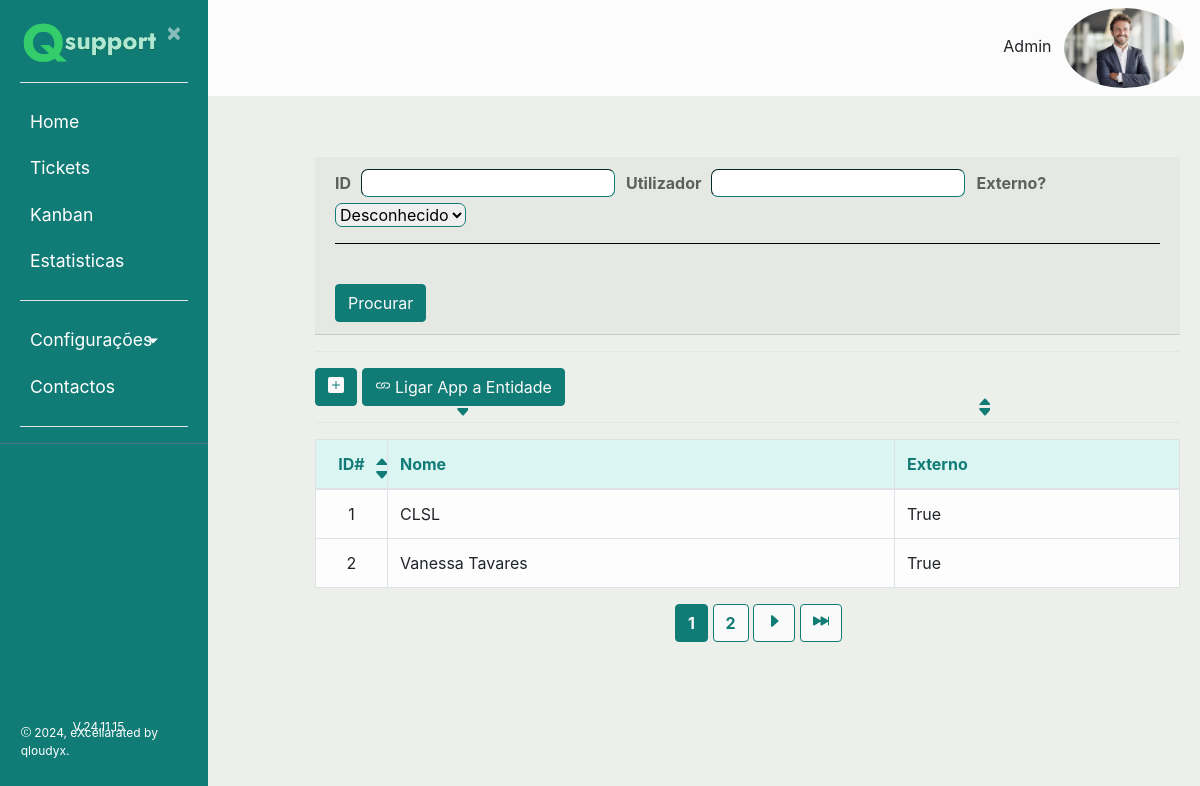
Screenshot of /listaentidades/ (signed in) with the database file from the repository.
### ticket/models.py (models this page shows, shortened)
class Usuarios(AbstractBaseUser):
    uuid = models.UUIDField(default = uuid.uuid4)
    nome = models.CharField(max_length=100, unique=True,verbose_name='Utilizador')
    email = models.EmailField(verbose_name='E-mail')
    foto = models.ImageField(null=True, blank=True, upload_to='users/uploads/fotos',verbose_name='Foto')
    descricao = models.CharField(max_length=250, null=True)
    EscolhasRole = {
    ("Interno", "Interno"),
    ("Operador", "Operador"),
    ("Cliente", "Cliente"),
    }
    role = models.CharField(max_length=50,choices= EscolhasRole ,verbose_name='Cargo')
    entidade = models.ManyToManyField(Entidades, verbose_name='Entidades')
    telefone = PhoneNumberField(null=True, blank=False, unique=True, verbose_name='Telefone')
    date_of_birth = models.DateField(verbose_name='Data de Nascimento')
    is_active = models.BooleanField(default=True, verbose_name='Ativo?')
    is_admin = models.BooleanField(default=False, verbose_name='Admin?')
    objects = MyUserManager()
    USERNAME_FIELD = 'nome'
    REQUIRED_FIELDS = ['date_of_birth','email']
    def nomes_entidade(self):
            return ', '.join([a.nome for a in self.entidade.all()])
    nomes_entidade.short_description = "Entidades"

class Entidades(models.Model):
    nome = models.CharField(max_length=100)
    externo = models.BooleanField(default=False)

### ticket/views.py (the view)
# urls.py: path('listaentidades/', ticket_views.lista_entidades, name ='listaentidades'),#lista de entididades
def lista_entidades(request):
    entidade = Entidades.objects.all()
    ordem = request.GET.get('ordem')
    if (ordem == "1"):
        entidade = entidade.order_by("id")
    if (ordem == "2"):
        entidade = entidade.order_by("-id")
    if (ordem == "3"):
        entidade = entidade.order_by("nome")
    if (ordem == "4"):
        entidade = entidade.order_by("-nome")
    if (ordem == "5"):
        entidade = entidade.order_by("externo")
    if (ordem == "6"):
        entidade = entidade.order_by("-externo")
    entfiltro = EntidadesFilter(request.GET, entidade)
    total_resultados = entfiltro.qs.count()
    paginator = Paginator(entfiltro.qs,2)
    page_number = request.GET.get("page")
    page_obj = paginator.get_page(page_number)
    return render (request,'ticket/listaentidades.html', {'entidade': entfiltro.qs, 'total':total_resultados, 'filter':entfiltro, 'page_obj':page_obj,
                   'paginator':paginator,})

### ticket/templates/ticket/listaentidades.html (shortened to what this page needs)
{% extends "ticket/base.html" %}
{% block content %}
<body>
    <div class="card-header">
        <form method="get">
            <label id="labelA">ID</label>
            {{ filter.form.id}}
            <label id="labelA">Utilizador</label>
            {{ filter.form.nome}}
            <label id="labelA">Externo?</label>
            {{ filter.form.externo}}
            <br>
              <hr style="background-color:black"></hr>
            <br>
            <button type="submit" class="btn btn-primary">Procurar</button>
        </form>
        </div>
    <hr>
    <button type="button" class="btn btn-primary"><a href="{% url 'criar_entidades' %}">
        <svg xmlns="http://www.w3.org/2000/svg" width="16" height="16" fill="currentColor" class="bi bi-plus-square-fill" viewBox="0 0 16 16">
            <path d="M2 0a2 2 0 0 0-2 2v12a2 2 0 0 0 2 2h12a2 2 0 0 0 2-2V2a2 2 0 0 0-2-2zm6.5 4.5v3h3a.5.5 0 0 1 0 1h-3v3a.5.5 0 0 1-1 0v-3h-3a.5.5 0 0 1 0-1h3v-3a.5.5 0 0 1 1 0"/>
        </svg>
    </a></button>
    <button type="button" class="btn btn-primary"><a href="{% url 'associar_entid_app' %}">
         Ligar App a Entidade
    </a></button>
    <hr>
    <table class="table table-bordered table-light">
        <thead style="color:#117B76; background-color:#dbf5f3">
            <tr>
                <th style="text-align:center" class="col-2 col-sm-1">ID#
                    <a style="position:absolute;padding-left:9px;top:15%" href="{{ request.get_full_path }}?&ordem=1">
                      <svg xmlns="http://www.w3.org/2000/svg" width="13" height="13" fill="currentColor" class="bi bi-caret-up-fill" viewBox="0 0 13 9">
                      <path d="m7.247 4.86-4.796 5.481c-.566.647-.106 1.659.753 1.659h9.592a1 1 0 0 0 .753-1.659l-4.796-5.48a1 1 0 0 0-1.506 0z"/>
                      </svg>
                    </a>
                    <a style="position:absolute;padding-left:9px;top:45%" href="{{ request.get_full_path }}?&ordem=2">
                      <svg xmlns="http://www.w3.org/2000/svg" width="13" height="13" fill="currentColor" class="bi bi-caret-down-fill" viewBox="0 0 13 13">
                      <path d="M7.247 11.14 2.451 5.658C1.885 5.013 2.345 4 3.204 4h9.592a1 1 0 0 1 .753 1.659l-4.796 5.48a1 1 0 0 1-1.506 0z"/>
                      </svg>
                    </a>
                </th>
                <th>Nome
                    <a id="setacima" href="{{ request.get_full_path }}&ordem=3">
                        <svg xmlns="http://www.w3.org/2000/svg" width="13" height="13" fill="currentColor" class="bi bi-caret-up-fill" viewBox="0 0 13 9">
                        <path d="m7.247 4.86-4.796 5.481c-.566.647-.106 1.659.753 1.659h9.592a1 1 0 0 0 .753-1.659l-4.796-5.48a1 1 0 0 0-1.506 0z"/>
                        </svg>
                      </a>
                      <a id="setabaixo" href="{{ request.get_full_path }}&ordem=4">
                        <svg xmlns="http://www.w3.org/2000/svg" width="13" height="13" fill="currentColor" class="bi bi-caret-down-fill" viewBox="0 0 13 13">
                        <path d="M7.247 11.14 2.451 5.658C1.885 5.013 2.345 4 3.204 4h9.592a1 1 0 0 1 .753 1.659l-4.796 5.48a1 1 0 0 1-1.506 0z"/>
                        </svg>
                      </a>
                </th>
                <th>Externo
                    <a id="setacima" href="{{ request.get_full_path }}&ordem=5">
                        <svg xmlns="http://www.w3.org/2000/svg" width="13" height="13" fill="currentColor" class="bi bi-caret-up-fill" viewBox="0 0 13 9">
                        <path d="m7.247 4.86-4.796 5.481c-.566.647-.106 1.659.753 1.659h9.592a1 1 0 0 0 .753-1.659l-4.796-5.48a1 1 0 0 0-1.506 0z"/>
                        </svg>
                      </a>
                      <a id="setabaixo" href="{{ request.get_full_path }}&ordem=6">
                        <svg xmlns="http://www.w3.org/2000/svg" width="13" height="13" fill="currentColor" class="bi bi-caret-down-fill" viewBox="0 0 13 13">
                        <path d="M7.247 11.14 2.451 5.658C1.885 5.013 2.345 4 3.204 4h9.592a1 1 0 0 1 .753 1.659l-4.796 5.48a1 1 0 0 1-1.506 0z"/>
                        </svg>
                    </a>
                </th>
            </tr>
        </thead>
        <tbody>
            {% for entidade in page_obj %}
            <tr>
                <td style="text-align:center">{{ entidade.id }}</td>
                <td>{{ entidade.nome }}</td>
                <td>{{ entidade.externo }}</td>
            </tr>
            {% empty %}
            <tr>
                <td colspan="2">Nenhuma entidade registada</td>
            </tr>
            {% endfor %}
        </tbody>
    </table>
    <div class="pagination" style="position:absolute;left:42%">
        <span class="step-links">
            <div style="display:inline;">
              {% for page in paginator %}
                {% if page.number == page_obj.number %}
                <button style="font-size: 16px;" class="btn btn-primary">
                  <a style="font-weight:bold;"href="{{ request.get_full_path }}?&page={{page.number}}">{{page.number}}</a>
                </button>
                {% else %}
                <button style="font-size: 16px;" id="contrario" class="btn btn-primary">
                  <a style="font-weight:bold;"href="{{ request.get_full_path }}?&page={{page.number}}">{{page.number}}</a>
                </button>
                {% endif %}
              {% endfor %}
            </div>
            <div style="display:inline;">
              {% if page_obj.has_next %}
                <button id="contrario" class="btn btn-primary"><a href="{{ request.get_full_path }}?&page={{ page_obj.next_page_number }}">
                  <svg xmlns="http://www.w3.org/2000/svg" width="16" height="16" fill="currentColor" class="bi bi-caret-right-fill" viewBox="0 0 16 16">
                    <path d="m12.14 8.753-5.482 4.796c-.646.566-1.658.106-1.658-.753V3.204a1 1 0 0 1 1.659-.753l5.48 4.796a1 1 0 0 1 0 1.506z"/>
                  </svg>
                </a></button>
                <button id="contrario" class="btn btn-primary"><a href="{{ request.get_full_path }}?&page={{ page_obj.paginator.num_pages }}">
                </a></button>
              {% endif %}
            </div>
        </span>
    </div>
</body>
{% endblock content %}

### ticket/templates/ticket/base.html (shortened to what this page needs)
{% load static %}
<!DOCTYPE html>
<html lang="en">
<head>
    <link rel="stylesheet" href="https://cdn.jsdelivr.net/npm/bootstrap@4.0.0/dist/css/bootstrap.min.css">
    <link rel="stylesheet" type="text/css" href="{% static 'ticket/main.css' %}">
</head>
<body>
    {% if user.nome == "Registo" %}
    <div class="wrapper">
        <nav id="sidebar">
            <div class="sidebar-header">
                <a href = "{% url 'ticket-home' %}"> <img src="{% static 'ticket/Qloudyx3.png' %}" style="width:150px;height:100%;"></a>
                <a class="close" onclick="CloseMenu()">&nbsp×&nbsp</a>
                <hr>
                <form method="post" action="{% url 'logout' %}">
                    {% csrf_token %}
                    <a><button style="color:white; text-align:center" class="astext" type="submit">Logout</button></a>
                </form>
                <hr>
            </div>
            </ul>
        </nav>
            <main role="main" class="container">
                <div class="row">
                    <div class="col-md-8">
                        {% if messages %}
                            {% for message in messages %}
                                <div class="alert alert-{{ message.tags }} ">
                                    {{ message }}
                                </div>
                            {% endfor %}
                        {% endif %}
                    </div>
                </div>
            </main>
            <div class="collapse navbar-collapse" id="navbarSupportedContent">
                <ul class="nav navbar-nav ml-auto">
                    <li class="nav-item active">
                        <div class="dropdown">
                            {% if user.is_authenticated %}
                            <img src= "{{ user.foto.url }} " alt="Menu" id="foto" class="rounded-circle" width="150"/>
                            <center>
                            </center>
                        </div>
                        {% endif %}
                    </li>
                </ul>
                </div>
        </div>
        {% block restricted %}{% endblock %}
    {% else %}
    <div class="wrapper">
        <nav id="sidebar">
            <div class="sidebar-header">
                <a href = "{% url 'ticket-home' %}"> <img src="{% static 'ticket/Qloudyx3.png' %}" style="width:140px;height:100%;"></a>
                <a class="close" onclick="CloseMenu();Aparece()">&nbsp×&nbsp</a>
                <hr>
            </div>
            <ul class="list-unstyled components" >
                <li>
                    {% if user.role == "Interno" or user.role == "Operador" or user.is_admin %}
                        <a href="{% url 'ticket-home' %}">Home</a>
                    {% endif %}
                    {% if user.is_authenticated %}
                        <a class= "nav-item nav-link"href="{% url 'listaticket' %}?aberto=1">Tickets</a>
                        {% if user.role == "Interno" or user.role == "Operador" or user.is_admin %}
                            <a class= "nav-item nav-link"href="{% url 'listakanban' %}">Kanban</a>
                            <a class= "nav-item nav-link"href="{% url 'ticketcharts' %}">Estatisticas</a>
                        {% endif %}
                    {% endif %}
                </li>
                {% if user.is_admin or user.role == "Interno"%}
                <li>
                    <hr>
                    <a href="#homeSubmenu" data-toggle="collapse" aria-expanded="false" class="dropdown-toggle">Configurações</a>
                </li>
                {% endif %}
                <li>
                <a href="#">Contactos</a>
                </li>
                    <hr>
            </ul>
        <footer style="font-size:12px;position:absolute; bottom:8%; left:35%;">V.24.11.15</footer>
        <footer style="font-size:12px;position:absolute; bottom:5%; left:10%;">
        2024, eXcellarated by <a href="http://www.qloudyx.pt">qloudyx</a>.</footer>
        </nav>
        </div>
        <div id="contenta">
            <nav style="background-color:#fcfcfc;" class="navbar navbar-expand">
                <div class="container-fluid">
                    {% if user.is_authenticated %}
                    <div class="collapse navbar-collapse" id="navbarSupportedContent">
                        <ul class="nav navbar-nav ml-auto">
                            <li class="nav-item active">
                                <div class="dropdown">
                                    {% if user.is_authenticated %}
                                    <a class="nav-link" style="display:inline;text-align:center" href="#">{{user.nome}}</a>
                                    <img src= "{{ user.foto.url }} " alt="Menu" class="rounded-circle" width="120" />
                                </div>
                                {% endif %}
                            </li>
                        </ul>
                    </div>
                    {% endif %}
                </div>
            </nav>
            <main role="main" class="container">
                <div class="row">
                    <div class="col-md-8">
                    </div>
                </div>
            </main>
        {% endif %}
        <div id="content">
            {% block content %}{% endblock %}
        </div>
</body>
</html>

### ticket/static/ticket/main.css (style rules this page uses)
body { background-color: #ecefea; }
hr { background-color: white; }
a, a:hover, a:focus { color: inherit; text-decoration: none; transition: all 0.3s; }
.navbar { width: 100%; background: #fff; border: none; border-radius: 0; margin-bottom: 40px; box-shadow:rgba(0, 0, 0, 0.1); }
.wrapper { display: flex; width: 100%; align-items: stretch; }
#sidebar { height: 100%; width: 250; position: fixed; z-index: 1; overflow-x: hidden; background: #117B76; color: #fff; transition: all 0.3s; }
#sidebar .sidebar-header { padding-left: 20px; padding-top: 20px; padding-right: 20px; background: #117B76; }
#sidebar ul.components { padding-left: 20px; padding-right: 20px; border-bottom: 1px solid #47748b; }
#sidebar ul li a { padding: 10px; font-size: 1.1em; display: block; }
a[data-toggle="collapse"] { position: relative; }
.dropdown-toggle::after { display: block; position: absolute; top: 50%; right: 30px; transform: translateY(-50%); }
#contenta { margin-left: 0px !important; position: relative; padding-left: 5px; padding-bottom: 15px !important; transition: all 0.3s; }
#content { margin-left: 290px; position: relative; padding: 20px; min-height: 80vh; transition: all 0.3s; }
button { background-color:#117B76; color:#fafafa }

### ticket/templates/ticket/base.html (style rules this page uses)
.dropdown { position: relative; display: inline-block; }
.btn-primary,.btn-info,.btn-secondary,.btn-success,.btn-danger { background-color:#117B76; border-color:#117B76; color:#fafafa; transition: 0.5s }
body { background-color: #ecefea; }

### ticket/templates/ticket/listaentidades.html (style rules this page uses)
#labelA { color:#5e5f5f; margin-right: 5px; display: inline-block; font-weight:bold; }
input,select { border-radius: 7px; margin-right: 7px; border-width:1px; border-color:#117B76; }
#contrario { background-color:#fafafa; border-color:#117B76; color:#117B76; transition: 0.5s }
#setacima { position:absolute; padding-left:9px; top:39% }
#setabaixo { position:absolute; padding-left:9px; top:41% }

### rows the page displays
Usuarios: nome "Admin", foto (picture)
Entidades: id "1", nome "CLSL", externo "True"
Entidades: id "2", nome "Vanessa Tavares", externo "True"

### other values shown
{{ page.number }} "1"
{{ page.number }} "2"
